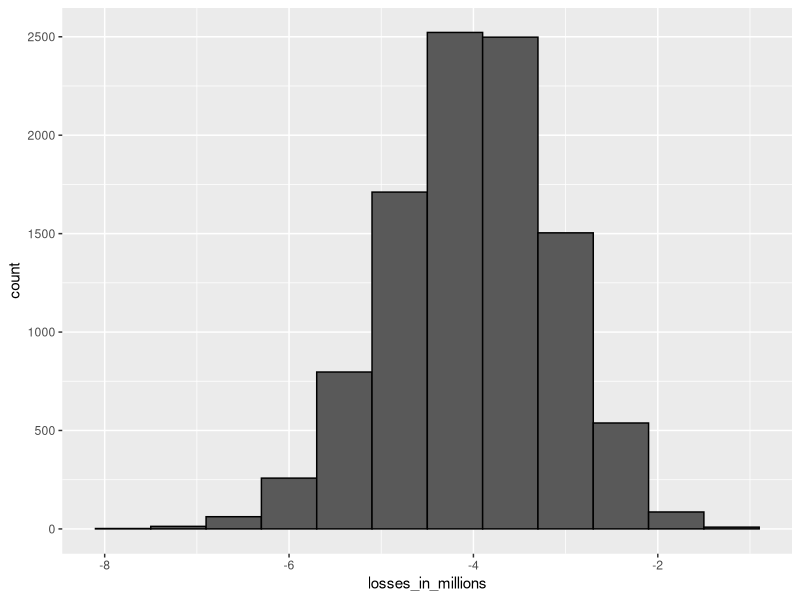

Recreate this plot in R.
# Interest rate sampling
n <- 1000
loss_per_foreclosure <- -200000
p <- 0.02
defaults <- sample( c(0,1), n, prob=c(1-p, p), replace = TRUE)
sum(defaults * loss_per_foreclosure)

# Interest rate Monte Carlo
B <- 10000
losses <- replicate(B, {
  defaults <- sample( c(0,1), n, prob=c(1-p, p), replace = TRUE) 
  sum(defaults * loss_per_foreclosure)
})

# Plotting losses
library(tidyverse)
data.frame(losses_in_millions = losses/10^6) %>%
  ggplot(aes(losses_in_millions)) +
  geom_histogram(binwidth = 0.6, col = "black")

# Expected value & standard error of sum of 1000 loans
n*(p*loss_per_foreclosure + (1-p)*0)    # expected value 
sqrt(n)*abs(loss_per_foreclosure)*sqrt(p*(1-p))    # standard error

# Interest rate for expected value of 0
# We can find how much x to add to each loan so the expected value is 0 using the equation lp + x(1-p) = 0
x = - loss_per_foreclosure*p/(1-p)
x

# For example, this is the interest rate for a $200,000 loan
x/200000

# Interest rate for 1% probability of losing money
l <- loss_per_foreclosure
z <- qnorm(0.01)
x <- -l*( n*p - z*sqrt(n*p*(1-p)))/ ( n*(1-p) + z*sqrt(n*p*(1-p)))
x/180000    # interest rate
loss_per_foreclosure*p + x*(1-p)    # expected value of the profit per loan
n*(loss_per_foreclosure*p + x*(1-p)) # expected value of the profit over n loans

# Monte carlo for 1% probability of losing money
B <- 100000
profit <- replicate(B, {
  draws <- sample( c(x, loss_per_foreclosure), n, 
                   prob=c(1-p, p), replace = TRUE) 
  sum(draws)
})
mean(profit)    # expected value of the profit over n loans
mean(profit<0)    # probability of losing money